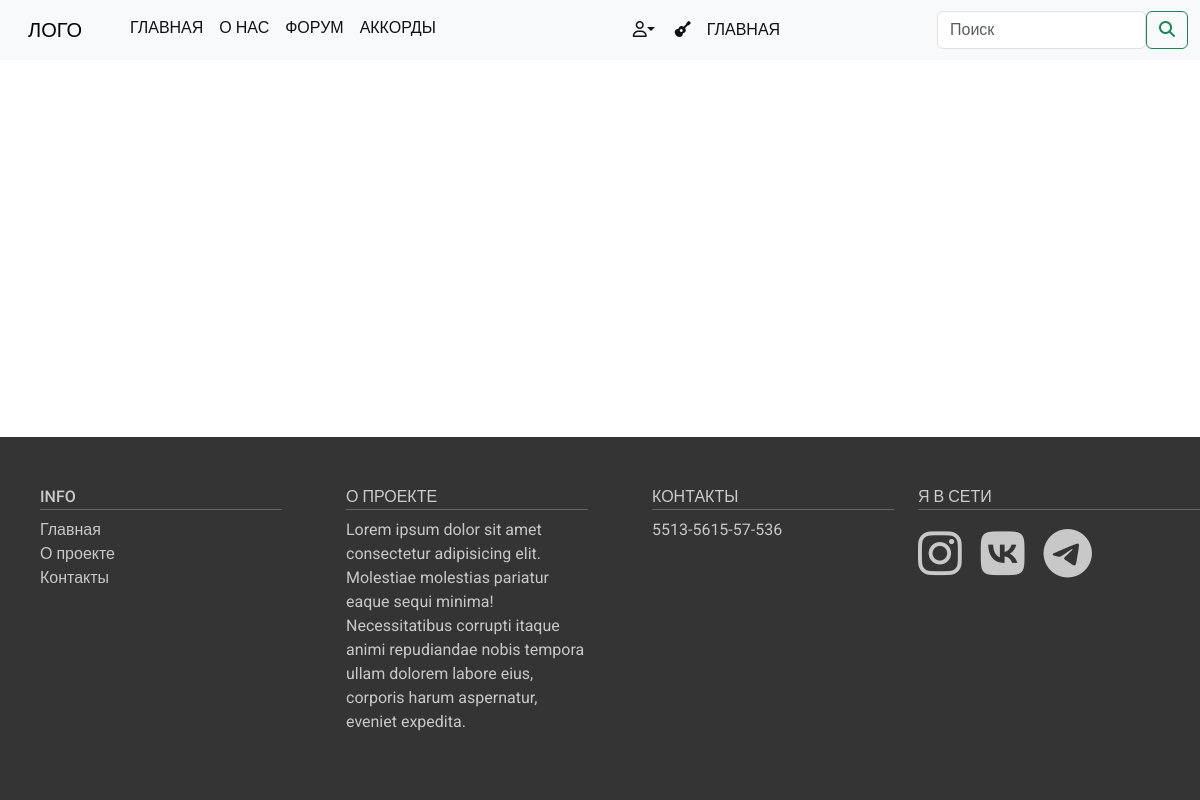
Page /sings/ on the earlier database version.
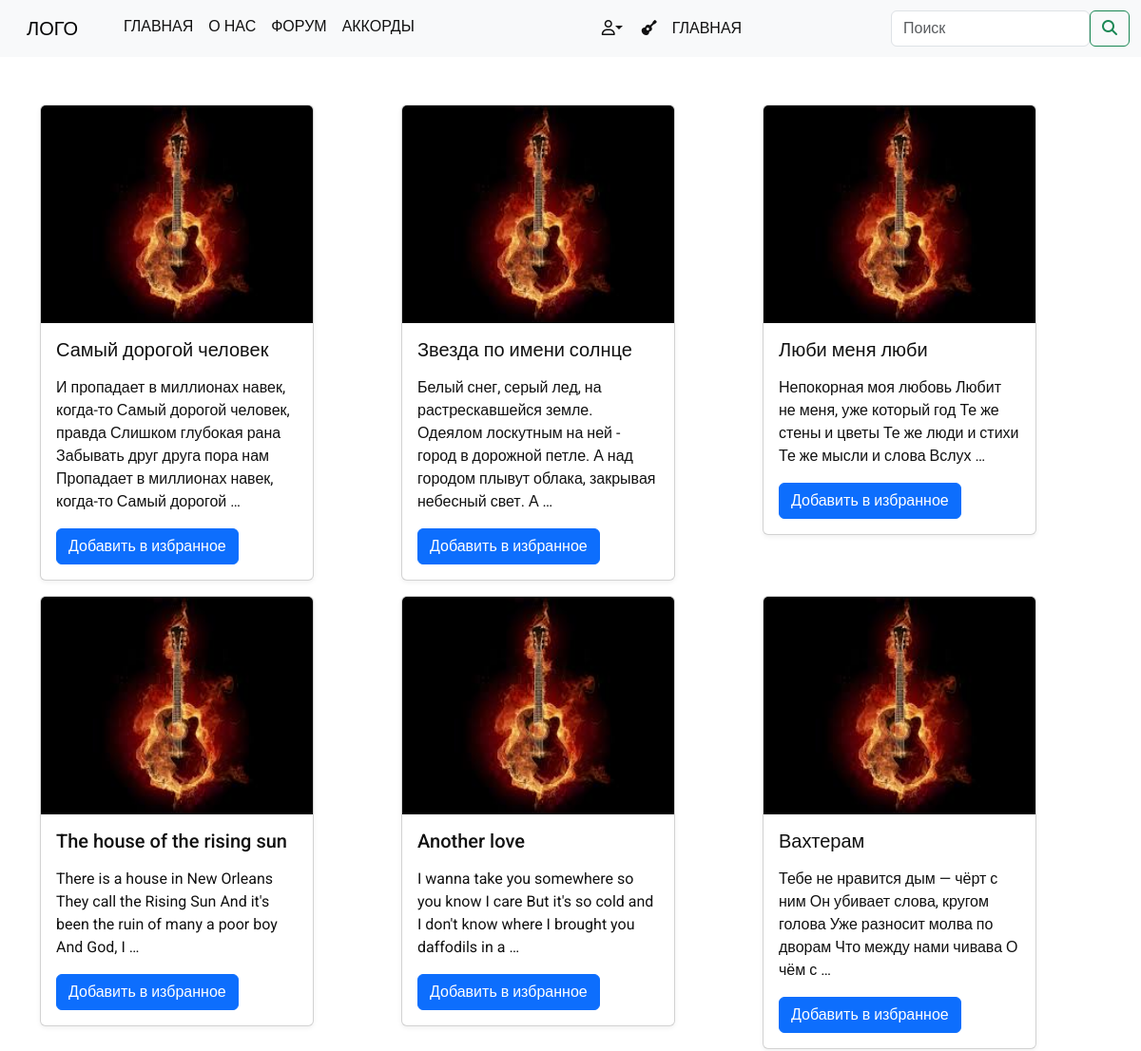
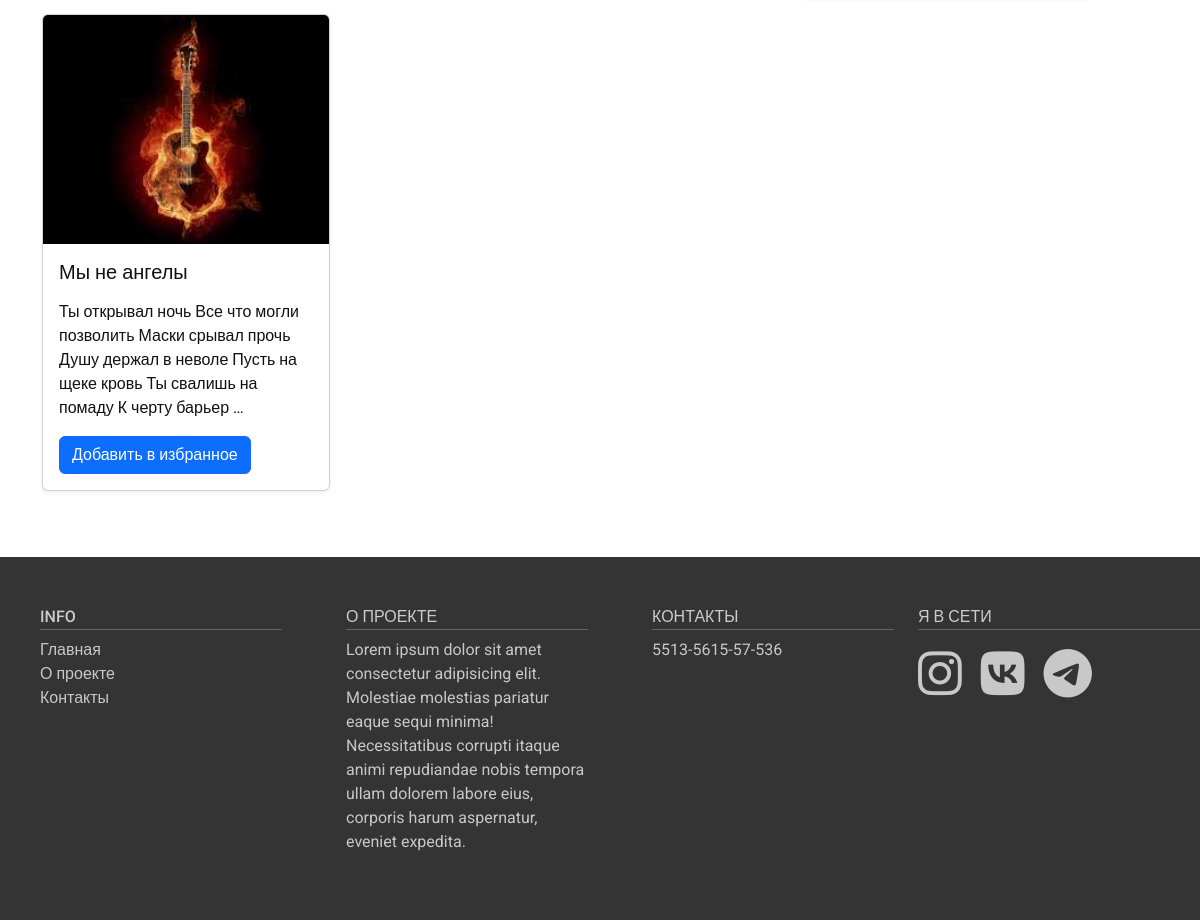
Same page on the later database version (2 pictures, top to bottom).
### guitar/models.py (models this page shows, shortened)
class Sings(models.Model):
    title = models.CharField(max_length=50)
    slug = models.SlugField(max_length=255, unique=True,db_index=True)
    content = models.TextField(blank=True)
    time_create = models.DateTimeField(auto_now_add=True)
    time_update = models.DateTimeField(auto_now=True)
    is_published = models.BooleanField(default=True)
    class Meta:
        ordering = ["-time_create"]
        indexes = [
            models.Index(fields=["-time_create"]),
        ]
    def get_absolute_url(self):
        return reverse('sing', kwargs={'sing_slug':self.slug})

### guitar/views.py (the view)
# urls.py: path("sings/", views.show_sings, name="sings"),
def show_sings(request):
    sings = Sings.objects.filter(is_published=1)
    context = {"sings": sings}
    return render(request, "guitar/all_sings.html", context)

### guitar/templates/guitar/all_sings.html
{% extends 'base.html' %} {% load static %} {% block content %}
<section class="main-content">
  <div class="container">
    <div class="row">
      {%for sing in sings%}
      <div class="col-lg-4 col-sm-6 mb-3">
        <a href="{{sing.get_absolute_url}}" class="link-to-sing">
          <div class="card" style="width: 18rem">
            <img
              src="{% static 'guitar/img/5.jpeg' %}"
              class="card-img-top"
              alt="5"
            />
            <div class="card-body">
              <h5 class="card-title">{{sing.title}}</h5>
              <p class="card-text">
                {{sing.content|truncatewords:25|linebreaks}}
              </p>
              <a href="##" class="btn btn-primary">Добавить в избранное</a>
            </div>
          </div>
        </a>
      </div>
      {% endfor%}
    </div>
  </div>
</section>
{% endblock content%}

Differences in the rows shown:
added Sings: title "Самый дорогой человек", content "И пропадает в миллионах навек, когда-то Самый дорогой человек, правда Слишком глубокая рана Забывать друг друга пора нам Пропадает в миллионах навек, когда-то Самый дорогой …"
added Sings: title "Звезда по имени солнце", content "Белый снег, серый лед, на растрескавшейся земле. Одеялом лоскутным на ней - город в дорожной петле. А над городом плывут облака, закрывая небесный свет. А …"
added Sings: title "Люби меня люби", content "Непокорная моя любовь Любит не меня, уже который год Те же стены и цветы Те же люди и стихи Те же мысли и слова Вслух …"
added Sings: title "The house of the rising sun", content "There is a house in New Orleans They call the Rising Sun And it's been the ruin of many a poor boy And God, I …"
added Sings: title "Another love", content "I wanna take you somewhere so you know I care But it's so cold and I don't know where I brought you daffodils in a …"
added Sings: title "Вахтерам", content "Тебе не нравится дым — чёрт с ним Он убивает слова, кругом голова Уже разносит молва по дворам Что между нами чивава О чём с …"
added Sings: title "Мы не ангелы", content "Ты открывал ночь Все что могли позволить Маски срывал прочь Душу держал в неволе Пусть на щеке кровь Ты свалишь на помаду К черту барьер …"
